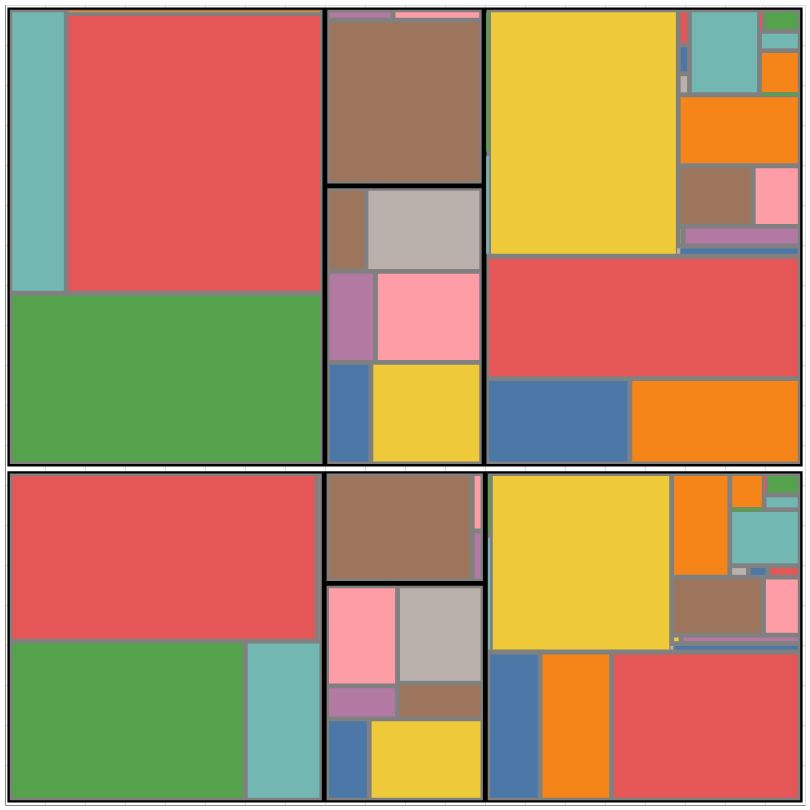

Write notebook code for a chart like this one.
### Code cell
#Interactive Version

viz_engine.adar_interactiveTreemap(rect_table)

### Figure 1 — Vega-Lite specification as saved in the notebook (floating-point values rounded to 4 significant figures)
{"config": {"view": {"continuousWidth": 400, "continuousHeight": 300}}, "layer": [{"data": {"name": "data-ad7acd1a9f479d5f181a3c0a45376162"}, "mark": {"type": "rect", "color": "black"}, "encoding": {"x": {"type": "quantitative", "axis": {"labels": false, "ticks": false, "title": ""}, "field": "x"}, "x2": {"field": "x2"}, "y": {"type": "quantitative", "axis": {"labels": false, "ticks": false, "title": ""}, "field": "y"}, "y2": {"field": "y2"}}, "height": 800, "width": 800}, {"data": {"name": "data-8b4bc95053efa1392fdf3315e126dd4a"}, "mark": {"type": "rect", "color": "grey"}, "encoding": {"x": {"type": "quantitative", "field": "x"}, "x2": {"field": "x2"}, "y": {"type": "quantitative", "field": "y"}, "y2": {"field": "y2"}}, "height": 800, "width": 800}, {"data": {"name": "data-db2f48654a7faea4c3df8265432278b1"}, "mark": "rect", "encoding": {"color": {"condition": {"type": "nominal", "field": "id", "legend": null, "selection": "selector001"}, "value": "lightgray"}, "tooltip": [{"type": "nominal", "field": "parentid"}, {"type": "nominal", "field": "id"}, {"type": "quantitative", "field": "value"}], "x": {"type": "quantitative", "field": "x"}, "x2": {"field": "x2"}, "y": {"type": "quantitative", "field": "y"}, "y2": {"field": "y2"}}, "height": 800, "selection": {"selector001": {"type": "single", "fields": ["id"]}}, "width": 800}], "$schema": "https://vega.github.io/schema/vega-lite/v4.8.1.json", "datasets": {"data-ad7acd1a9f479d5f181a3c0a45376162": [{"height": 414.2, "id": "simple_wiki", "label": "simple_wiki", "level": 0.0, "parentid": "", "value": 81070.0, "width": 994.0, "x": 3.0, "x2": 997.0, "y": 3.0, "y2": 417.2}, {"height": 573.8, "id": "standard_wiki", "label": "standard_wiki", "level": 0.0, "parentid": "", "value": 111800.0, "width": 994.0, "x": 3.0, "x2": 997.0, "y": 423.2, "y2": 997.0}], "data-8b4bc95053efa1392fdf3315e126dd4a": [{"height": 408.2, "id": "NOUNS", "label": "NOUNS", "level": 1.0, "parentid": " → simple_wiki", "value": 32300.0, "width": 390.0, "x": 6.0, "x2": 396.0, "y": 6.0, "y2": 414.2}, {"height": 268.1, "id": "VERBS", "label": "VERBS", "level": 1.0, "parentid": " → simple_wiki", "value": 10870.0, "width": 195.4, "x": 402.0, "x2": 597.4, "y": 6.0, "y2": 274.1}, {"height": 134.2, "id": "ADJECTIVES", "label": "ADJECTIVES", "level": 1.0, "parentid": " → simple_wiki", "value": 5557.0, "width": 195.4, "x": 402.0, "x2": 597.4, "y": 280.1, "y2": 414.2}, {"height": 408.2, "id": "OTHER", "label": "OTHER", "level": 1.0, "parentid": " → simple_wiki", "value": 32350.0, "width": 390.6, "x": 603.4, "x2": 994.0, "y": 6.0, "y2": 414.2}, {"height": 567.8, "id": "NOUNS", "label": "NOUNS", "level": 1.0, "parentid": " → standard_wiki", "value": 44650.0, "width": 390.9, "x": 6.0, "x2": 396.9, "y": 426.2, "y2": 994.0}, {"height": 344.6, "id": "VERBS", "label": "VERBS", "level": 1.0, "parentid": " → standard_wiki", "value": 13680.0, "width": 193.0, "x": 402.9, "x2": 595.8, "y": 426.2, "y2": 770.8}, {"height": 217.2, "id": "ADJECTIVES", "label": "ADJECTIVES", "level": 1.0, "parentid": " → standard_wiki", "value": 8709.0, "width": 193.0, "x": 402.9, "x2": 595.8, "y": 776.8, "y2": 994.0}, {"height": 567.8, "id": "OTHER", "label": "OTHER", "level": 1.0, "parentid": " → standard_wiki", "value": 44800.0, "width": 392.2, "x": 601.8, "x2": 994.0, "y": 426.2, "y2": 994.0}], "data-db2f48654a7faea4c3df8265432278b1": [{"height": 192.9, "id": "NN_count", "label": "NN_count", "level": 2.0, "parentid": " → simple_wiki → NOUNS", "value": 11880.0, "width": 288.5, "x": 9.0, "x2": 297.5, "y": 9.0, "y2": 201.9}, {"height": 192.9, "id": "NNS_count", "label": "NNS_count", "level": 2.0, "parentid": " → simple_wiki → NOUNS", "value": 3854.0, "width": 89.54, "x": 303.5, "x2": 393.0, "y": 9.0, "y2": 201.9}, {"height": 203.4, "id": "NNP_count", "label": "NNP_count", "level": 2.0, "parentid": " → simple_wiki → NOUNS", "value": 16320.0, "width": 378.2, "x": 9.0, "x2": 387.2, "y": 207.9, "y2": 411.2}, {"height": 203.4, "id": "NNPS_count", "label": "NNPS_count", "level": 2.0, "parentid": " → simple_wiki → NOUNS", "value": 246.0, "width": -0.2085, "x": 393.2, "x2": 393.0, "y": 207.9, "y2": 411.2}, {"height": 95.67, "id": "VB_count", "label": "VB_count", "level": 2.0, "parentid": " → simple_wiki → VERBS", "value": 1123.0, "width": 47.24, "x": 405.0, "x2": 452.3, "y": 9.0, "y2": 104.7}, {"height": 95.67, "id": "VBD_count", "label": "VBD_count", "level": 2.0, "parentid": " → simple_wiki → VERBS", "value": 2998.0, "width": 136.1, "x": 458.3, "x2": 594.4, "y": 9.0, "y2": 104.7}, {"height": 35.11, "id": "VBG_count", "label": "VBG_count", "level": 2.0, "parentid": " → simple_wiki → VERBS", "value": 756.0, "width": 82.63, "x": 405.0, "x2": 487.7, "y": 110.7, "y2": 145.8}, {"height": 119.3, "id": "VBN_count", "label": "VBN_count", "level": 2.0, "parentid": " → simple_wiki → VERBS", "value": 2304.0, "width": 82.63, "x": 405.0, "x2": 487.7, "y": 151.8, "y2": 271.1}, {"height": 38.57, "id": "VBP_count", "label": "VBP_count", "level": 2.0, "parentid": " → simple_wiki → VERBS", "value": 987.0, "width": 100.7, "x": 493.7, "x2": 594.4, "y": 110.7, "y2": 149.2}, {"height": 115.8, "id": "VBZ_count", "label": "VBZ_count", "level": 2.0, "parentid": " → simple_wiki → VERBS", "value": 2698.0, "width": 100.7, "x": 493.7, "x2": 594.4, "y": 155.2, "y2": 271.1}, {"height": 128.2, "id": "JJ_count", "label": "JJ_count", "level": 2.0, "parentid": " → simple_wiki → ADJECTIVES", "value": 5178.0, "width": 176.1, "x": 405.0, "x2": 581.1, "y": 283.1, "y2": 411.2}, {"height": 56.47, "id": "JJR_count", "label": "JJR_count", "level": 2.0, "parentid": " → simple_wiki → ADJECTIVES", "value": 176.0, "width": 7.291, "x": 587.1, "x2": 594.4, "y": 283.1, "y2": 339.6}, {"height": 65.69, "id": "JJS_count", "label": "JJS_count", "level": 2.0, "parentid": " → simple_wiki → ADJECTIVES", "value": 202.0, "width": 7.291, "x": 587.1, "x2": 594.4, "y": 345.6, "y2": 411.2}, {"height": 179.3, "id": "CC_count", "label": "CC_count", "level": 2.0, "parentid": " → simple_wiki → OTHER", "value": 2462.0, "width": 59.51, "x": 606.4, "x2": 665.9, "y": 9.0, "y2": 188.3}, {"height": 179.3, "id": "CD_count", "label": "CD_count", "level": 2.0, "parentid": " → simple_wiki → OTHER", "value": 3354.0, "width": 83.25, "x": 671.9, "x2": 755.2, "y": 9.0, "y2": 188.3}, {"height": 179.3, "id": "DT_count", "label": "DT_count", "level": 2.0, "parentid": " → simple_wiki → OTHER", "value": 8863.0, "width": 229.8, "x": 761.2, "x2": 991.0, "y": 9.0, "y2": 188.3}, {"height": 139.7, "id": "EX_count", "label": "EX_count", "level": 2.0, "parentid": " → simple_wiki → OTHER", "value": 100.0, "width": -2.618, "x": 606.4, "x2": 603.8, "y": 194.3, "y2": 334.0}, {"height": 71.25, "id": "FW_count", "label": "FW_count", "level": 2.0, "parentid": " → simple_wiki → OTHER", "value": 53.0, "width": -2.618, "x": 606.4, "x2": 603.8, "y": 340.0, "y2": 411.2}, {"height": 217.0, "id": "IN_count", "label": "IN_count", "level": 2.0, "parentid": " → simple_wiki → OTHER", "value": 10250.0, "width": 220.6, "x": 609.8, "x2": 830.3, "y": 194.3, "y2": 411.2}, {"height": 4.464, "id": "LS_count", "label": "LS_count", "level": 2.0, "parentid": " → simple_wiki → OTHER", "value": 1.0, "width": -3.529, "x": 835.3, "x2": 831.8, "y": 194.3, "y2": 198.7}, {"height": 4.464, "id": "MD_count", "label": "MD_count", "level": 2.0, "parentid": " → simple_wiki → OTHER", "value": 340.0, "width": 154.2, "x": 836.8, "x2": 991.0, "y": 194.3, "y2": 198.7}, {"height": 4.556, "id": "PDT_count", "label": "PDT_count", "level": 2.0, "parentid": " → simple_wiki → OTHER", "value": 25.0, "width": 5.675, "x": 836.3, "x2": 842.0, "y": 204.7, "y2": 209.3}, {"height": 4.556, "id": "POS_count", "label": "POS_count", "level": 2.0, "parentid": " → simple_wiki → OTHER", "value": 319.0, "width": 143.0, "x": 848.0, "x2": 991.0, "y": 204.7, "y2": 209.3}, {"height": 66.45, "id": "PRP_count", "label": "PRP_count", "level": 2.0, "parentid": " → simple_wiki → OTHER", "value": 1687.0, "width": 108.8, "x": 836.3, "x2": 945.1, "y": 215.3, "y2": 281.7}, {"height": 66.45, "id": "PRP$_count", "label": "PRP$_count", "level": 2.0, "parentid": " → simple_wiki → OTHER", "value": 674.0, "width": 39.86, "x": 951.1, "x2": 991.0, "y": 215.3, "y2": 281.7}, {"height": 123.5, "id": "RB_count", "label": "RB_count", "level": 2.0, "parentid": " → simple_wiki → OTHER", "value": 1908.0, "width": 66.62, "x": 836.3, "x2": 903.0, "y": 287.7, "y2": 411.2}, {"height": 8.392, "id": "RBR_count", "label": "RBR_count", "level": 2.0, "parentid": " → simple_wiki → OTHER", "value": 68.0, "width": 17.29, "x": 909.0, "x2": 926.3, "y": 287.7, "y2": 296.1}, {"height": 8.392, "id": "RBS_count", "label": "RBS_count", "level": 2.0, "parentid": " → simple_wiki → OTHER", "value": 72.0, "width": 18.66, "x": 932.3, "x2": 950.9, "y": 287.7, "y2": 296.1}, {"height": 8.392, "id": "RP_count", "label": "RP_count", "level": 2.0, "parentid": " → simple_wiki → OTHER", "value": 117.0, "width": 34.08, "x": 956.9, "x2": 991.0, "y": 287.7, "y2": 296.1}, {"height": 64.05, "id": "TO_count", "label": "TO_count", "level": 2.0, "parentid": " → simple_wiki → OTHER", "value": 1251.0, "width": 82.03, "x": 909.0, "x2": 991.0, "y": 302.1, "y2": 366.2}, {"height": -3.771, "id": "UH_count", "label": "UH_count", "level": 2.0, "parentid": " → simple_wiki → OTHER", "value": 2.0, "width": 36.98, "x": 909.0, "x2": 945.9, "y": 371.2, "y2": 367.4}, {"height": 38.85, "id": "WDT_count", "label": "WDT_count", "level": 2.0, "parentid": " → simple_wiki → OTHER", "value": 391.0, "width": 36.98, "x": 909.0, "x2": 945.9, "y": 372.4, "y2": 411.2}, {"height": 12.38, "id": "WP_count", "label": "WP_count", "level": 2.0, "parentid": " → simple_wiki → OTHER", "value": 168.0, "width": 39.06, "x": 951.9, "x2": 991.0, "y": 372.2, "y2": 384.6}, {"height": 20.7, "id": "WP$_count", "label": "WP$_count", "level": 2.0, "parentid": " → simple_wiki → OTHER", "value": 9.0, "width": -2.338, "x": 950.9, "x2": 948.6, "y": 390.6, "y2": 411.2}, {"height": 20.7, "id": "WRB_count", "label": "WRB_count", "level": 2.0, "parentid": " → simple_wiki → OTHER", "value": 235.0, "width": 37.39, "x": 953.6, "x2": 991.0, "y": 390.6, "y2": 411.2}, {"height": 207.4, "id": "NN_count", "label": "NN_count", "level": 2.0, "parentid": " → standard_wiki → NOUNS", "value": 16790.0, "width": 384.9, "x": 9.0, "x2": 393.9, "y": 429.2, "y2": 636.7}, {"height": 348.3, "id": "NNS_count", "label": "NNS_count", "level": 2.0, "parentid": " → standard_wiki → NOUNS", "value": 5031.0, "width": 64.57, "x": 9.0, "x2": 73.57, "y": 642.7, "y2": 991.0}, {"height": 343.7, "id": "NNP_count", "label": "NNP_count", "level": 2.0, "parentid": " → standard_wiki → NOUNS", "value": 22540.0, "width": 314.3, "x": 79.57, "x2": 393.9, "y": 642.7, "y2": 986.4}, {"height": -1.392, "id": "NNPS_count", "label": "NNPS_count", "level": 2.0, "parentid": " → standard_wiki → NOUNS", "value": 297.0, "width": 314.3, "x": 79.57, "x2": 393.9, "y": 992.4, "y2": 991.0}, {"height": 121.0, "id": "VB_count", "label": "VB_count", "level": 2.0, "parentid": " → standard_wiki → VERBS", "value": 1424.0, "width": 48.52, "x": 405.9, "x2": 454.4, "y": 429.2, "y2": 550.2}, {"height": 121.0, "id": "VBD_count", "label": "VBD_count", "level": 2.0, "parentid": " → standard_wiki → VERBS", "value": 3616.0, "width": 132.5, "x": 460.4, "x2": 592.8, "y": 429.2, "y2": 550.2}, {"height": 107.9, "id": "VBG_count", "label": "VBG_count", "level": 2.0, "parentid": " → standard_wiki → VERBS", "value": 1412.0, "width": 54.27, "x": 405.9, "x2": 460.1, "y": 556.2, "y2": 664.1}, {"height": 107.9, "id": "VBN_count", "label": "VBN_count", "level": 2.0, "parentid": " → standard_wiki → VERBS", "value": 3109.0, "width": 126.7, "x": 466.1, "x2": 592.8, "y": 556.2, "y2": 664.1}, {"height": 97.73, "id": "VBP_count", "label": "VBP_count", "level": 2.0, "parentid": " → standard_wiki → VERBS", "value": 1032.0, "width": 42.36, "x": 405.9, "x2": 448.2, "y": 670.1, "y2": 767.8}, {"height": 97.73, "id": "VBZ_count", "label": "VBZ_count", "level": 2.0, "parentid": " → standard_wiki → VERBS", "value": 3086.0, "width": 138.6, "x": 454.2, "x2": 592.8, "y": 670.1, "y2": 767.8}, {"height": 198.2, "id": "JJ_count", "label": "JJ_count", "level": 2.0, "parentid": " → standard_wiki → ADJECTIVES", "value": 8187.0, "width": 187.0, "x": 405.9, "x2": 592.8, "y": 779.8, "y2": 978.0}, {"height": 6.994, "id": "JJR_count", "label": "JJR_count", "level": 2.0, "parentid": " → standard_wiki → ADJECTIVES", "value": 222.0, "width": 76.23, "x": 405.9, "x2": 482.1, "y": 984.0, "y2": 991.0}, {"height": 6.994, "id": "JJS_count", "label": "JJS_count", "level": 2.0, "parentid": " → standard_wiki → ADJECTIVES", "value": 299.0, "width": 104.7, "x": 488.1, "x2": 592.8, "y": 984.0, "y2": 991.0}, {"height": 100.8, "id": "CC_count", "label": "CC_count", "level": 2.0, "parentid": " → standard_wiki → OTHER", "value": 3851.0, "width": 173.2, "x": 604.8, "x2": 778.0, "y": 429.2, "y2": 530.0}, {"height": 100.8, "id": "CD_count", "label": "CD_count", "level": 2.0, "parentid": " → standard_wiki → OTHER", "value": 4576.0, "width": 207.0, "x": 784.0, "x2": 991.0, "y": 429.2, "y2": 530.0}, {"height": 146.9, "id": "DT_count", "label": "DT_count", "level": 2.0, "parentid": " → standard_wiki → OTHER", "value": 12070.0, "width": 386.2, "x": 604.8, "x2": 991.0, "y": 536.0, "y2": 683.0}, {"height": 122.0, "id": "EX_count", "label": "EX_count", "level": 2.0, "parentid": " → standard_wiki → OTHER", "value": 69.0, "width": -3.322, "x": 604.8, "x2": 601.5, "y": 689.0, "y2": 811.0}, {"height": 174.0, "id": "FW_count", "label": "FW_count", "level": 2.0, "parentid": " → standard_wiki → OTHER", "value": 97.0, "width": -3.322, "x": 604.8, "x2": 601.5, "y": 817.0, "y2": 991.0}, {"height": 302.0, "id": "IN_count", "label": "IN_count", "level": 2.0, "parentid": " → standard_wiki → OTHER", "value": 14700.0, "width": 231.1, "x": 607.5, "x2": 838.6, "y": 689.0, "y2": 991.0}, {"height": 6.817, "id": "LS_count", "label": "LS_count", "level": 2.0, "parentid": " → standard_wiki → OTHER", "value": 1.0, "width": -3.612, "x": 843.6, "x2": 840.0, "y": 689.0, "y2": 695.8}, {"height": 6.817, "id": "MD_count", "label": "MD_count", "level": 2.0, "parentid": " → standard_wiki → OTHER", "value": 392.0, "width": 146.0, "x": 845.0, "x2": 991.0, "y": 689.0, "y2": 695.8}, {"height": 18.56, "id": "PDT_count", "label": "PDT_count", "level": 2.0, "parentid": " → standard_wiki → OTHER", "value": 31.0, "width": 0.2735, "x": 844.6, "x2": 844.9, "y": 701.8, "y2": 720.3}, {"height": 18.56, "id": "POS_count", "label": "POS_count", "level": 2.0, "parentid": " → standard_wiki → OTHER", "value": 722.0, "width": 140.1, "x": 850.9, "x2": 991.0, "y": 701.8, "y2": 720.3}, {"height": 69.7, "id": "PRP_count", "label": "PRP_count", "level": 2.0, "parentid": " → standard_wiki → OTHER", "value": 1427.0, "width": 87.69, "x": 844.6, "x2": 932.3, "y": 726.3, "y2": 796.0}, {"height": 69.7, "id": "PRP$_count", "label": "PRP$_count", "level": 2.0, "parentid": " → standard_wiki → OTHER", "value": 894.0, "width": 52.7, "x": 938.3, "x2": 991.0, "y": 726.3, "y2": 796.0}, {"height": 82.81, "id": "RB_count", "label": "RB_count", "level": 2.0, "parentid": " → standard_wiki → OTHER", "value": 2723.0, "width": 146.4, "x": 844.6, "x2": 991.0, "y": 802.0, "y2": 884.8}, {"height": 20.27, "id": "RBR_count", "label": "RBR_count", "level": 2.0, "parentid": " → standard_wiki → OTHER", "value": 74.0, "width": 7.998, "x": 844.6, "x2": 852.6, "y": 890.8, "y2": 911.1}, {"height": 29.86, "id": "RBS_count", "label": "RBS_count", "level": 2.0, "parentid": " → standard_wiki → OTHER", "value": 101.0, "width": 7.998, "x": 844.6, "x2": 852.6, "y": 917.1, "y2": 947.0}, {"height": 38.03, "id": "RP_count", "label": "RP_count", "level": 2.0, "parentid": " → standard_wiki → OTHER", "value": 124.0, "width": 7.998, "x": 844.6, "x2": 852.6, "y": 953.0, "y2": 991.0}, {"height": 100.2, "id": "TO_count", "label": "TO_count", "level": 2.0, "parentid": " → standard_wiki → OTHER", "value": 1870.0, "width": 81.55, "x": 858.6, "x2": 940.2, "y": 890.8, "y2": 991.0}, {"height": -3.707, "id": "UH_count", "label": "UH_count", "level": 2.0, "parentid": " → standard_wiki → OTHER", "value": 3.0, "width": 44.84, "x": 946.2, "x2": 991.0, "y": 889.8, "y2": 886.1}, {"height": 48.74, "id": "WDT_count", "label": "WDT_count", "level": 2.0, "parentid": " → standard_wiki → OTHER", "value": 560.0, "width": 44.84, "x": 946.2, "x2": 991.0, "y": 891.1, "y2": 939.9}, {"height": 18.05, "id": "WP_count", "label": "WP_count", "level": 2.0, "parentid": " → standard_wiki → OTHER", "value": 246.0, "width": 44.84, "x": 946.2, "x2": 991.0, "y": 945.9, "y2": 963.9}, {"height": 21.08, "id": "WP$_count", "label": "WP$_count", "level": 2.0, "parentid": " → standard_wiki → OTHER", "value": 19.0, "width": -2.513, "x": 946.2, "x2": 943.6, "y": 969.9, "y2": 991.0}, {"height": 21.08, "id": "WRB_count", "label": "WRB_count", "level": 2.0, "parentid": " → standard_wiki → OTHER", "value": 258.0, "width": 41.35, "x": 949.6, "x2": 991.0, "y": 969.9, "y2": 991.0}]}}
